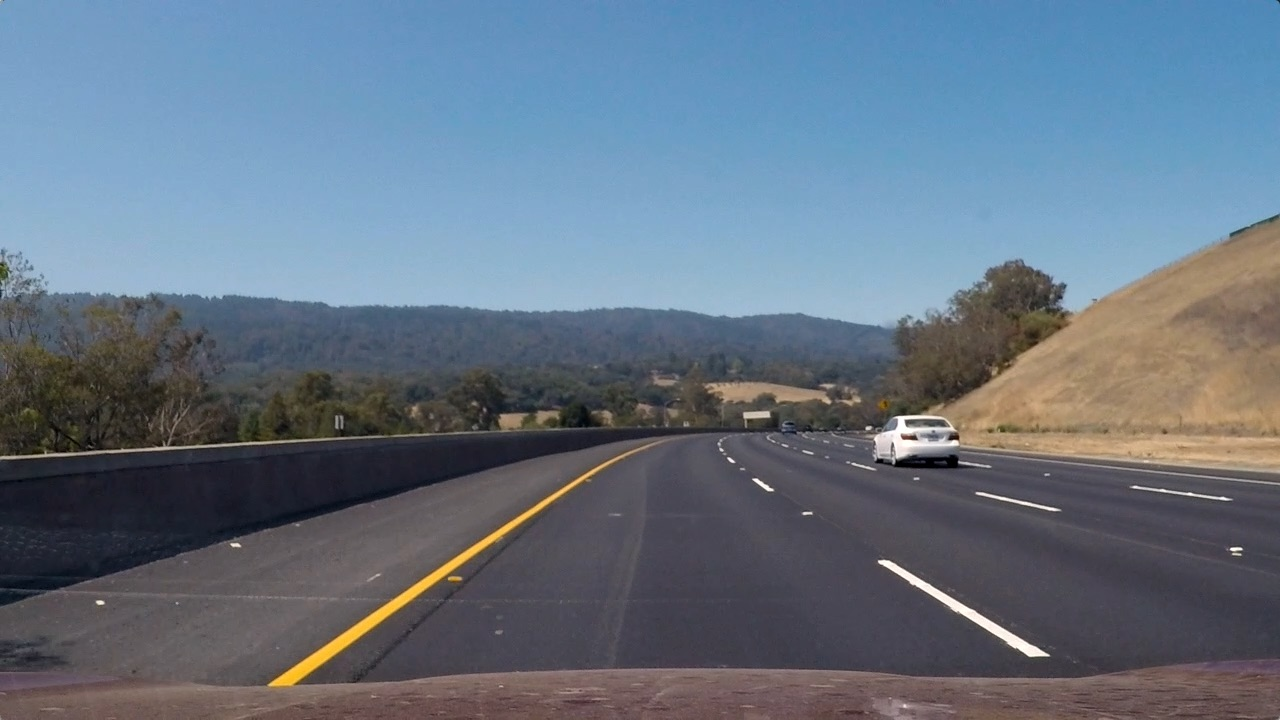
#> input picture test/test3.jpg, 1280 x 720 px
$ jupyter execute --allow-errors code.ipynb   (shell and % lines are left out)   (older library calls are emulated)
#> lines starting #> are read from the running program, lines starting #| are printed output that depends on the picture; pictures that were not available may be replaced by others from this repository, and a replacement may not be noted
### shape_utils.py
#!/usr/bin/env python3
# -*- coding: utf-8 -*-
"""
Created on Thu Dec  5 01:34:16 2019

@author: omaralmutirdi
"""
import numpy as np
import math

class Rectangle :


    def __init__ (self,x,y,h,w,asPoints = False , x2 = -1 ,y2 = -1):
        if asPoints == False :
            self.h = h
            self.w = w
            self.x = x
            self.y = y


        if asPoints == True :
            self.x = x
            self.y = y
            self.h = abs(y2-y)
            self.w = abs(x2 -x)
            w = self.w
            h = self.h


        self.p = [Point(x,y),Point(x+w,y),Point(x,y+h),Point(x+w,y+h)]
        self.l1 = [self.p[0].x,self.p[0].y,self.p[1].x,self.p[1].y]
        self.l2 = [self.p[1].x,self.p[1].y,self.p[2].x,self.p[2].y]
        self.l3 = [self.p[2].x,self.p[2].y,self.p[3].x,self.p[3].y]
        self.l4 = [self.p[3].x,self.p[3].y,self.p[0].x,self.p[0].y]
        self.area = self.h * self.w


    def pushDown(self,amount):
        self.y = self.y + amount
        self.__init__(self.x,self.y,self.h,self.w)

    def pushRight(self,amount):
        self.x = self.x + amount
        self.__init__(self.x,self.y,self.h,self.w)


class Point :

    def __init__ (self,x,y):
        self.x = x
        self.y = y

    def getPoints(self):
        return (self.x,self.y)

class HoughLine:

    def __init__(self,line=[],p1=-1,p2=-1):
        if(p1 == -1) :
            self.line = line
            self.p1 = Point(line[0],line[1])
            self.p2 = Point(line[2],line[3])
        else :
            self.line =  np.array([p1.x,p1.y,p2.x,p2.y])
            self.p1 = p1
            self.p2 = p2


    def getSlope(self):
        self.slope = (self.p2.y  - self.p1.y) / (self.p2.x - self.p1.x)
        return self.slope


### code.ipynb
[cell 1]
from shape_utils import Rectangle,Point,HoughLine
import glob
import math
import numpy as np
import pandas as pd
import os
import time

import matplotlib.pyplot as plt
import cv2
import random as ran
from skimage.io import imread, imshow
from skimage.transform import resize
from skimage.feature import hog
from skimage import exposure
from sklearn.preprocessing import StandardScaler
from sklearn.model_selection import train_test_split
from sklearn import svm
import matplotlib.image as mpimg
from scipy.ndimage.measurements import label
import joblib

#> (a cell that did not finish here is left out)

[cell 3]
defaultLeftLine = HoughLine(p1 = Point(300,720), p2 = Point(620,510))
defaultRightLine = HoughLine( p1 = Point(1280,720),p2 = Point(826,510))
#> further down, img is the input picture: shape (720, 1280, 3); mean B, G, R 130.7, 115.3, 101.1

def region_of_interest(img, vertices,match_mask_color = 255):
    mask = np.zeros_like(img)
    #channel_count = img.shape[2]
    #match_mask_color = 255
    cv2.fillPoly(mask, vertices, match_mask_color)

    masked_image = cv2.bitwise_and(img, mask)
    return masked_image

# [7 lines left out: function region_of_interest2, not called in this run]


def getCompleterPoints(img,line):
    img = np.copy(img)
    blank_image = np.zeros((img.shape[0], img.shape[1], 3), dtype=np.uint8)
    height = img.shape[0]
    y_upper = int(height/(3/2))+30
    y_lower = height

    upperPoint = Point(0,y_upper)
    lowerPoint = Point(0,y_lower)

    upperPoint.x = int(((y_upper - line.p1.y)+(line.getSlope()*line.p1.x))/line.getSlope())
    lowerPoint.x = int(((y_lower - line.p1.y)+(line.getSlope()*line.p1.x))/line.getSlope())
    result = [upperPoint,lowerPoint]

    return result

def drow_the_lines(img, lines):
    img = np.copy(img)
    blank_image = np.zeros((img.shape[0], img.shape[1], 3), dtype=np.uint8)


    for line in lines:
        for x1, y1, x2, y2 in line:
            cv2.line(blank_image, (x1,y1), (x2,y2), (0, 255, 0), thickness=10)

    img = cv2.addWeighted(img, 0.8, blank_image, 1, 0.0)
    return img

def drow_the_lines2(img, lines):
    img = np.copy(img)
    blank_image = np.zeros((img.shape[0], img.shape[1], 3), dtype=np.uint8)


    for line in lines:
        upperPoint = line[0]
        lowerPoint = line[1]
        cv2.line(blank_image, (upperPoint.x,upperPoint.y), (lowerPoint.x,lowerPoint.y), (0, 255, 0), thickness=10)

    img = cv2.addWeighted(img, 0.8, blank_image, 1, 0.0)
    return img


def drow_the_lines3(img, houghLines):
    img = np.copy(img)
    blank_image = np.zeros((img.shape[0], img.shape[1], 3), dtype=np.uint8)


    for houghLine in houghLines:
        #for l in houghLine.line:
        x1,y1,x2,y2 = houghLine.line.ravel()
        cv2.line(blank_image, (x1,y1), (x2,y2), (0, 255, 0), thickness=10)

    img = cv2.addWeighted(img, 0.8, blank_image, 1, 0.0)
    return img


def deleteRepeatedLines(houghLines):
    minPos = 10000
    maxNeg  = -10000
    result = []
    global defaultLeftLine
    global defaultRightLine
    #defaultLeftLine = HoughLine(p1 = Point(300,720), p2 = Point(620,510))
    #defaultRightLine = HoughLine( p1 = Point(1280,720),p2 = Point(826,510))

    for line in houghLines:
        if line.getSlope() >0 and line.getSlope() < minPos :
            #minPos = lines.getSlope()
            #resultP.append(line)
            minPos = line.getSlope()

        if line.getSlope() <0 and line.getSlope() > maxNeg :
            #minPos = lines.getSlope()
            #resultP.append(line)
            maxNeg = line.getSlope()

    for line in houghLines :
        if line.getSlope() == minPos or line.getSlope() == maxNeg :
            result.append(line)

    tmp = result.copy()
    if len(tmp) >=2 :
        for line in result :
            if line.getSlope() <0:
                tmp[0] = line
            else:
                tmp[1] = line

        result = tmp
    elif len(tmp) ==1 :
        if result[0].getSlope() < 0 :
            tmp[0] = result[0]
            #tmp.append(HoughLine( p1 = Point(1280,720),p2 = Point(826,510)))
            tmp.append(defaultRightLine)
        else :
            tmp[0] = result[0]
            #tmp.append(HoughLine(p1 = Point(300,720), p2 = Point(620,510)))
            tmp.append(defaultLeftLine)

        result = tmp
    elif len(tmp) ==0:
        #tmp.append(HoughLine(p1 = Point(300,720), p2 = Point(620,510)))
        #tmp.append(HoughLine( p1 = Point(1280,720),p2 = Point(826,510)))
        tmp.append(defaultLeftLine)
        tmp.append(defaultRightLine)


        result = tmp

    #defaultLeftLine = result[0]
    #defaultRightLine = result[1]

    return result


def distanceFromBaseLine(img,box):
    p0 = (box.l3[0],img.shape[0])
    p1 = (box.l3[0],box.l3[1])
    return math.sqrt((p0[0] - p1[0])**2 + (p0[1] - p1[1])**2)


# [111 lines left out: functions predOut, reco, Myheat, apply_threshold, Mydraw, recognize_full, not called in this run]

[cell 4]
## TODO :// Remove the uneccsary #print statements
def detectLane(image, err = None,output_steps = False):
    #image = cv2.cvtColor(image, cv2.COLOR_BGR2RGB)
#> called with output_steps = True
    height = image.shape[0]
    width = image.shape[1]
    y_upper = int(height/(3/2))+30
    region_of_interest_vertices = [
        (0, height),
        ((width/3)+100, int(height/(3/2)) +30 ),
        (width/3+400, int(height/(3/2))+30 ),
        (width, height)
    ]

    gray_image = cv2.cvtColor(image, cv2.COLOR_RGB2GRAY)

    canny_image = cv2.Canny(gray_image, 50, 150)
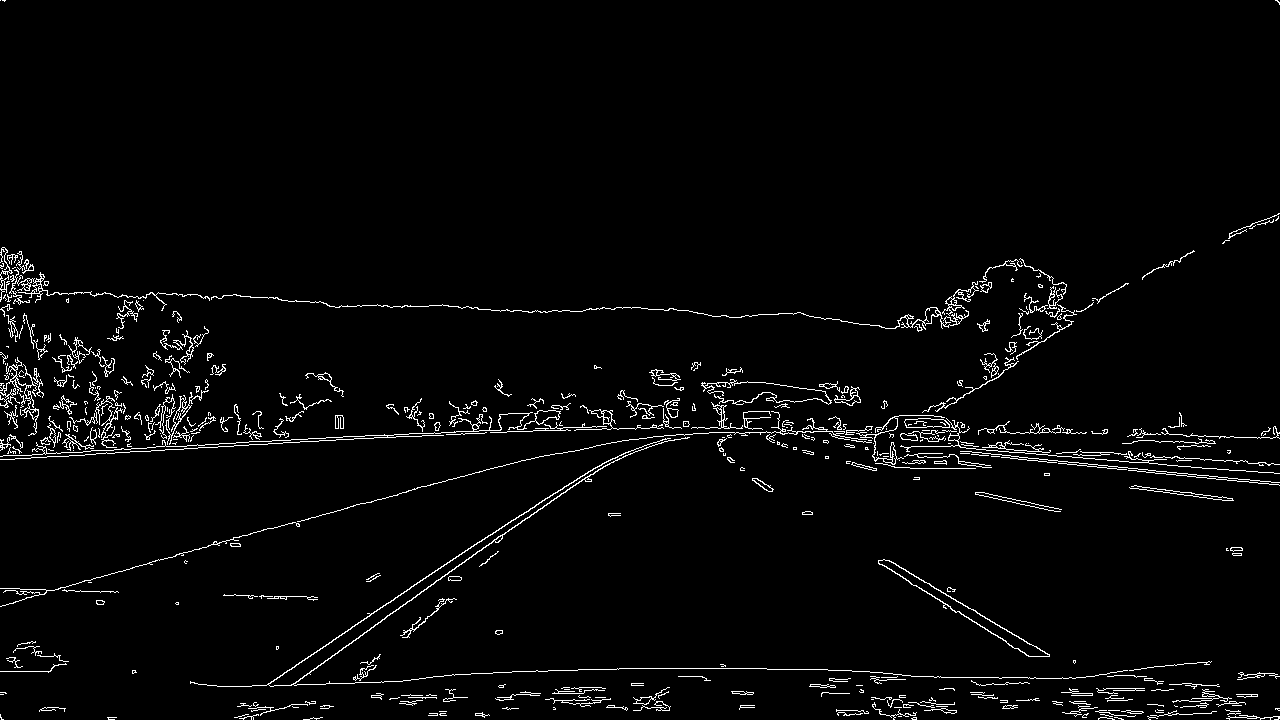
#> canny_image: shape (720, 1280); 2.8% white in thin lines or dots
    cropped_image = region_of_interest(canny_image,
                    np.array([region_of_interest_vertices], np.int32),)

    if output_steps == True  :
        cv2.imwrite("detectedLanes/canny_image.jpg",canny_image)
        cv2.imwrite("detectedLanes/cropped_image.jpg",cropped_image)


    lines = cv2.HoughLinesP(cropped_image,
                        rho=6,
                        theta=np.pi/180,
                        threshold=90,
                        lines=np.array([]),
                        minLineLength=1,
                        maxLineGap=150)
#> lines = 88 rows, first 6: [872, 705, 1278, 719], [243, 704, 658, 697], [270, 682, 666, 688], [376, 693, 1144, 679], [506, 707, 1205, 707], [902, 675, 963, 677]


    image_with_lines = drow_the_lines(image, lines)
#> the loop in drow_the_lines, `for line in lines:` made 88 passes
    if output_steps == True :
        cv2.imwrite("detectedLanes/incomplete1.jpg",image_with_lines)


    houghLines = []
    for line in lines:
        line = line.ravel()
        houghLines.append(HoughLine(line))
#> this loop made 88 passes
#> after the loop, houghLines = 88 items


    finalLines = []
    for line in houghLines :
        if  line.getSlope() >0.4 or  line.getSlope() < -0.5:
            finalLines.append(line)
#> this loop made 88 passes
#> after the loop, finalLines = 20 items


    image_with_lines = drow_the_lines3(image, finalLines)
#> the loop in drow_the_lines3, `for houghLine in houghLines:` made 20 passes
#> (x1, y1, x2, y2) on passes 1 to 8: (236, 717, 282, 685), (250, 716, 498, 536), (265, 685, 482, 539), (808, 511, 1143, 712), (878, 562, 1127, 712), (305, 719, 498, 551), (935, 598, 1149, 717), (319, 718, 531, 514)
    if output_steps == True :
        cv2.imwrite("detectedLanes/incomplete2.jpg",image_with_lines)

    # Deleting repeted lines with trheshhold
    finalLines = deleteRepeatedLines(finalLines)
#> the loop in deleteRepeatedLines, `for line in houghLines:` made 20 passes
#> maxNeg on passes 1, 3, 17: -0.696, -0.673, -0.626
#> after the loop in deleteRepeatedLines, `for line in houghLines:`: maxNeg = -0.626; minPos = 0.556
#> the loop in deleteRepeatedLines, `for line in houghLines :` made 20 passes
#> after the loop in deleteRepeatedLines, `for line in houghLines :`: result = 2 items
#> the loop in deleteRepeatedLines, `for line in result :` made 2 passes
#> finalLines = 2 items
    image_with_lines = drow_the_lines3(image, finalLines)
#> the loop in drow_the_lines3 (call 2), `for houghLine in houghLines:` made 2 passes
#> (x1, y1, x2, y2) on passes 1 to 2: (260, 685, 533, 514), (935, 598, 1149, 717)
    if output_steps == True :
        cv2.imwrite("detectedLanes/incomplete3.jpg",image_with_lines)


    try :
        finalLines[0] =getCompleterPoints(image,finalLines[0])
#> in getCompleterPoints, `upperPoint.x = int(((y_upper - line.p1.y)+(line.getSlope()*line.p1.x))..`: upperPoint.x = 539
#> in getCompleterPoints, `lowerPoint.x = int(((y_lower - line.p1.y)+(line.getSlope()*line.p1.x))..`: lowerPoint.x = 204
    except IndexError :

        finalLines[0].append([Point(200,720),Point(526,510)])
        #print("finalLines[0] IndexError " )


    try :
        finalLines[1] =getCompleterPoints(image,finalLines[1])
    except IndexError :
        finalLines.append([(Point(1280,720),Point(826,510))])
        #print("finalLines[1]] IndexError " )


    leftRightLines = [HoughLine(p1 = finalLines[0][0],p2=finalLines[0][1]),HoughLine(p1 = finalLines[1][0],p2=finalLines[1][1])]


    for line in leftRightLines :
        if line.getSlope() < 0 :

            leftLine = line
        else :
            rightLine = line
#> this loop made 2 passes

    leftLine = HoughLine(p1 = finalLines[0][0],p2=finalLines[0][1])
    rightLine = HoughLine(p1 = finalLines[1][0],p2=finalLines[1][1])

    road_verices = [
    leftLine.p1.getPoints(),
    leftLine.p2.getPoints(),
    rightLine.p2.getPoints(),
    rightLine.p1.getPoints()
]
#> road_verices = [(539, 510), (204, 720), (1154, 720), (776, 510)]

    if len(finalLines) >2 :
        return err
    if(len(finalLines) ==0):
        finalLines.append([Point(200,720),Point(526,510)])
    if(len(finalLines) ==1):
        finalLines.append([Point(200,720),Point(526,510)])

    image_with_lines = drow_the_lines2(image, finalLines)
#> the loop in drow_the_lines2, `for line in lines:` made 2 passes
    cv2.fillPoly(image_with_lines, np.array([road_verices], np.int32), (0,0,0))
#> image_with_lines: shape (720, 1280, 3); mean B, G, R 95.5, 84.2, 71

    return image_with_lines

[cell 5]
img_name = "test/test3.jpg"
img = cv2.imread(img_name)
image_with_lanes = detectLane(img,output_steps=True)
plt.imshow(image_with_lanes);

[cell 6]
imgs = [cv2.imread(file) for file in glob.glob("test/*.jpg")]
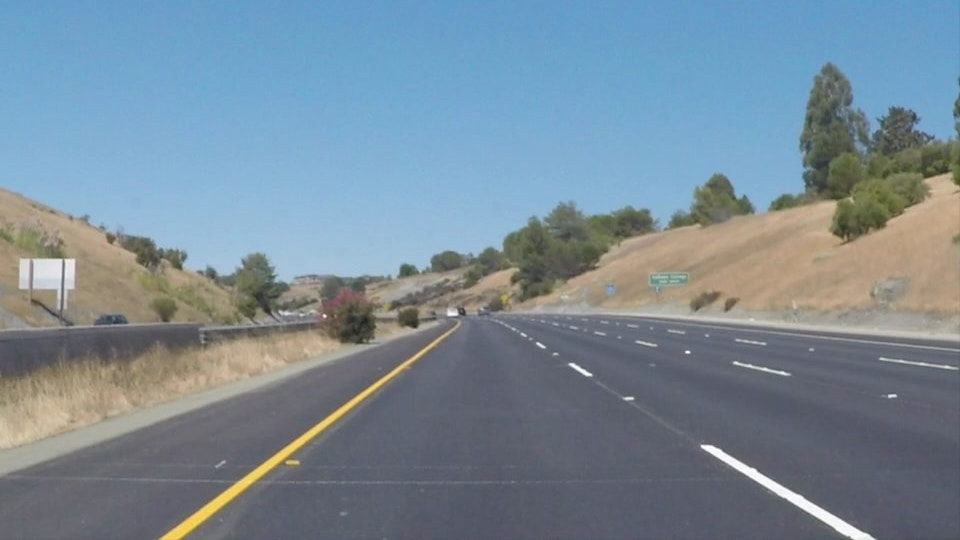
#> input picture test/test10.jpg, 960 x 540 px
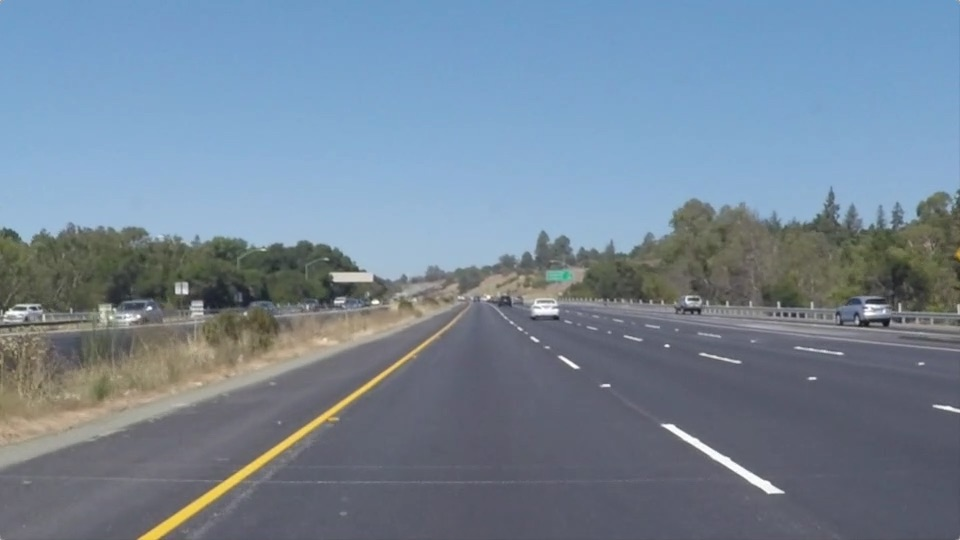
#> input picture test/test11.jpg, 960 x 540 px
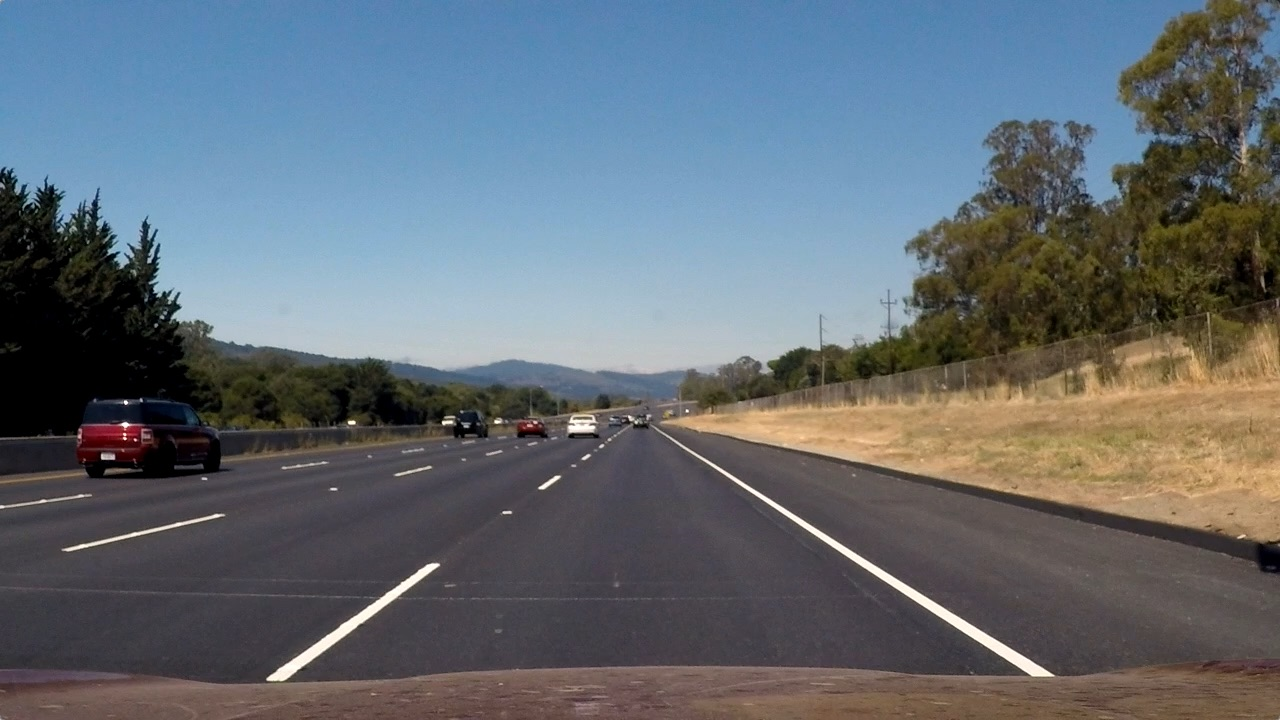
#> input picture test/test13.jpg, 1280 x 720 px
#> imgs = 4 items

for i in range(0,len(imgs)):
    imgs[i] = detectLane(imgs[i]);
    cv2.imwrite("detectedLanes/lane"+str(i)+".jpg",imgs[i])
#> this loop made 4 passes
#> (width in detectLane, region_of_interest_vertices in detectLane) on pass 1: (960, [(0, 540), (420, 390), (720, 390), (960, 540)])
#> pass 1, in drow_the_lines (call 2), `img = cv2.addWeighted(img, 0.8, blank_image, 1, 0.0)`:
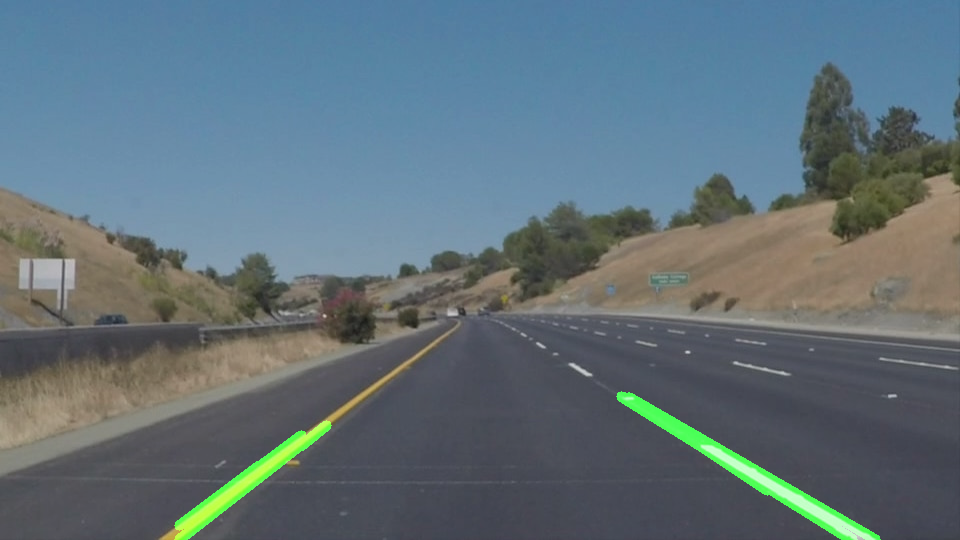
#> img: shape (540, 960, 3); mean B, G, R 121.2, 113.2, 96.6
#> (the rest of the program and of its run is left out)
